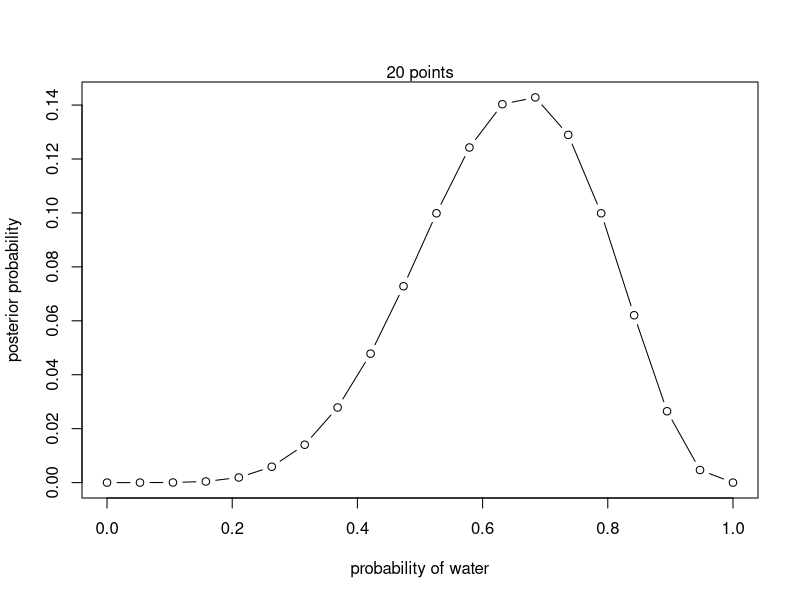
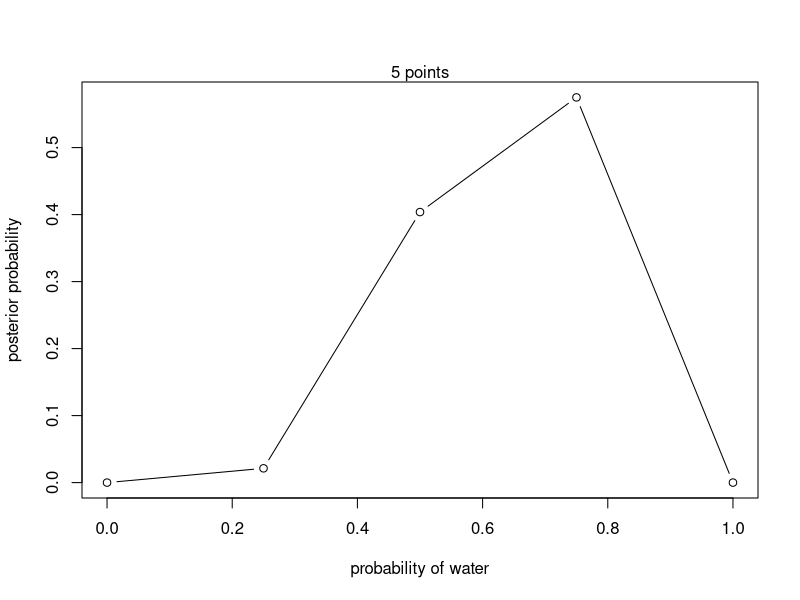
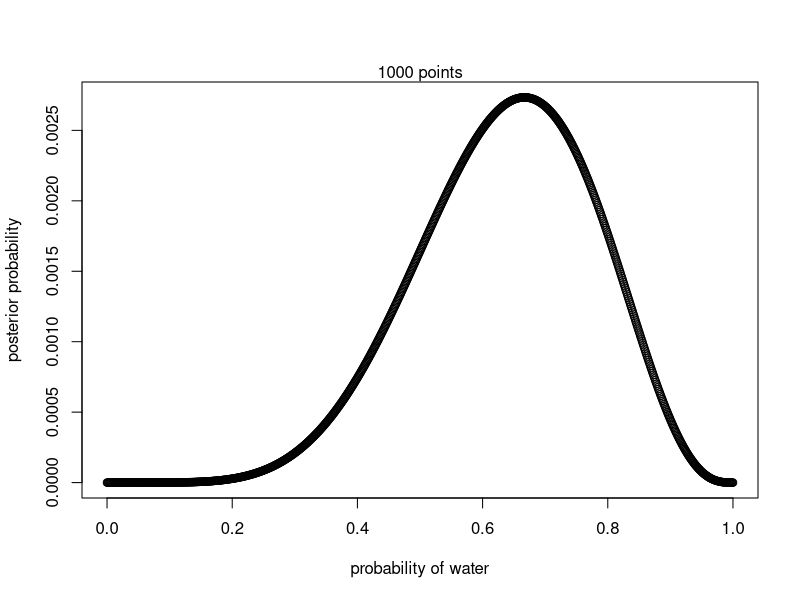
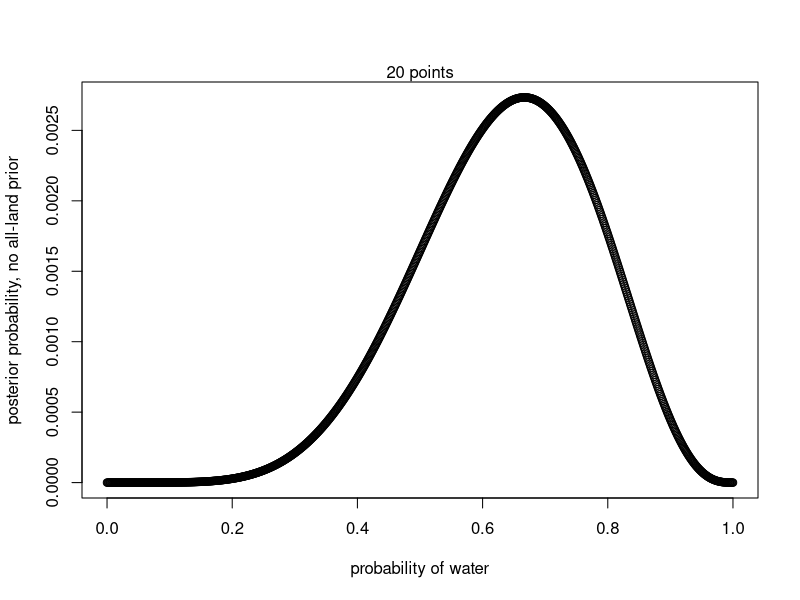
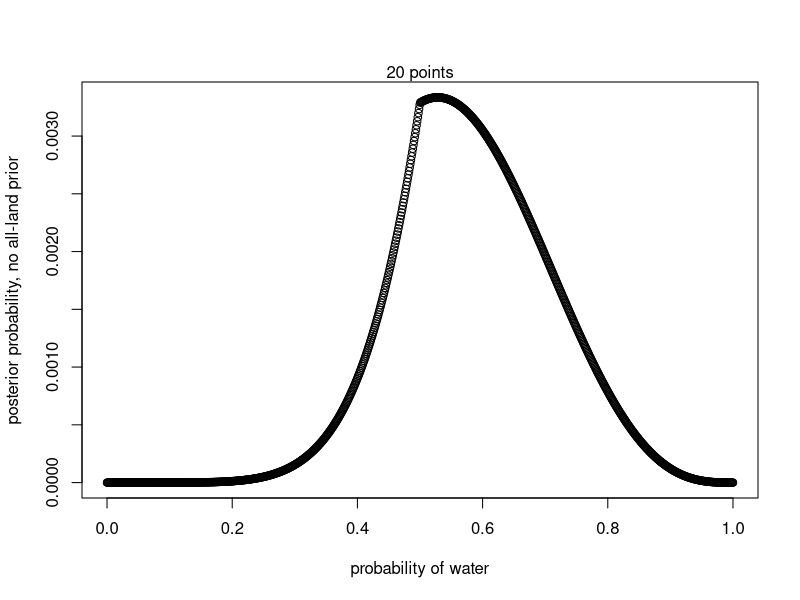

These figures' R source, in order:
#Grid approximation/search example from chapter 2 of Statistical Rethinking
#R-code 2.3

##Steps
#1. define the grid -- pick how many points to use in estimating the posterior (or parameter of interest). Then make list of param values on the grid
#2. Compute value of prior at each parameter value on the grid. 
#3. Compute the value of likelihood at each parameter value -- akin to 'couting' the number of paths the data could have taken to have gotten to that point
#4. Compute unstandardized posterior at each param value (prior * likelihood)
#5. Standardize posterior -- divide each value by sum of all values

#define grid
p_grid = seq(from=0, to=1, length.out=20) #start, finish, number of bins/finite points

#define prior
prior = rep(1, 20) #in this case, uniform prior of 1 for each p' (potential parameter value)
#satisfies general rule of uniform priors for each point: prior = 1/(b-a)

#compute likelihood at each value in the grid
likelihood = dbinom(6, size=9, prob=p_grid) #number of 'successes' (i.e., 1s), number of events, probability of success
#when given a vector for probability, multiple likelihoods are given

#compute product of likelihood and prior
unstd.posterior = likelihood * prior

#standardize the posterior, so it sums to 1
posterior = unstd.posterior / sum(unstd.posterior)

#plot the posterior
plot(p_grid, posterior, type="b",
     xlab="probability of water", ylab="posterior probability")
mtext("20 points")


##Repeat again with fewer bins (fewer finite points for our prior), let's say 5. 
p_grid = seq(from=0, to=1, length.out=5) 


prior = rep(1, 5) 


likelihood = dbinom(6, size=9, prob=p_grid)


unstd.posterior = likelihood * prior


posterior = unstd.posterior / sum(unstd.posterior)


plot(p_grid, posterior, type="b",
     xlab="probability of water", ylab="posterior probability")
mtext("5 points") 


##The above didn't look too informative, let's try 1000 points
p_grid = seq(from=0, to=1, length.out=1000) 


prior = rep(1, 1000) 


likelihood = dbinom(6, size=9, prob=p_grid)


unstd.posterior = likelihood * prior


posterior = unstd.posterior / sum(unstd.posterior)


plot(p_grid, posterior, type="b",
     xlab="probability of water", ylab="posterior probability")
mtext("1000 points") #lookin' real good!


##Let's update our prior to reflect the fact that we know the earth is defintely not all land (we've seen at least one body of water)
prior = ifelse(p_grid < .05, 0, 1)

unstd.posterior = likelihood * prior #make new unstd posterior
posterior = unstd.posterior / sum(unstd.posterior) #standardize

plot(p_grid, posterior, type="b",
     xlab="probability of water", ylab="posterior probability, no all-land prior")
mtext("20 points") #plot

#Let's update our prior to reflect the fact that we think it's equally unlikely the earth is covered in water or land *and* that it's a 50-50 split
prior = exp(-5*abs(p_grid - .5)) 

unstd.posterior = likelihood * prior #make new unstd posterior
posterior = unstd.posterior / sum(unstd.posterior) #standardize

plot(p_grid, posterior, type="b",
     xlab="probability of water", ylab="posterior probability, no all-land prior")
mtext("20 points") #plot

